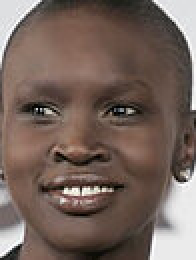
#> input picture test_img/alek.jpg, 98 x 130 px (shown 2 times larger)
$ python -i skin_detector.py   (imports and definitions only)
#> lines starting #> are read from the running program, lines starting #| are printed output that depends on the picture; after the words box and inside, x2 and y2 are one past the last pixel; in counts of white or black regions, pixels touching at a corner belong together
### color_classifier.py
import pandas as pd
import numpy as np
from sklearn.model_selection import train_test_split
from sklearn.ensemble import RandomForestClassifier
from sklearn.metrics import accuracy_score
from sklearn.preprocessing import LabelEncoder

class ColorClassifier:
    def __init__(self, csv_path='datasets/colors.csv', test_size=0.2, random_state=42):
        self.csv_path = csv_path
        self.test_size = test_size
        self.random_state = random_state
        self.model = RandomForestClassifier()

        # Load data and perform initial setup
        self.setup()

    def setup(self):
        self.load_data()
        self.preprocess_data()
        self.train_model()
        self.evaluate_model()

    def load_data(self):
        # Read data from CSV file
        self.color_data = pd.read_csv(self.csv_path)

    def preprocess_data(self):
        # Preprocess the data
        X = self.color_data['color'].apply(self.hex_to_rgb).tolist()
        X = np.array(X) / 255.0  # Normalize RGB values
        y = LabelEncoder().fit_transform(self.color_data['type'])

        # Split the data into training and testing sets
        self.X_train, self.X_test, self.y_train, self.y_test = train_test_split(
            X, y, test_size=self.test_size, random_state=self.random_state
        )

    def train_model(self):
        # Train a RandomForestClassifier
        self.model.fit(self.X_train, self.y_train)

    def evaluate_model(self):
        # Make predictions on the test set
        y_pred = self.model.predict(self.X_test)

        # Evaluate the model
        accuracy = accuracy_score(self.y_test, y_pred)
        print(f'Model Accuracy: {accuracy}')

    def predict_color_type(self, new_color_hex):
        # Example prediction
        new_color_rgb = np.array(self.hex_to_rgb(new_color_hex)) / 255.0

        # Use the fitted LabelEncoder for inverse_transform
        predicted_label = self.model.predict([new_color_rgb])
        label_encoder = LabelEncoder().fit(self.color_data['type'])
        predicted_type = label_encoder.inverse_transform(predicted_label)
        return [new_color_hex, predicted_type[0]]

    def hex_to_rgb(self, hex_color):
        # Function to convert hex to RGB
        hex_color = hex_color.lstrip('#')
        return [int(hex_color[i:i+2], 16) for i in (0, 2, 4)]

# Example Usage
#color_classifier = ColorClassifier()
#color_classifier.predict_color_type('#EFCCBE')  # Replace with your hex color

### skin_detector.py
import numpy as np
import cv2
from sklearn.cluster import KMeans
from collections import Counter
import pprint
from color_classifier import ColorClassifier

class SkinDetector:
    def __init__(self, image_path):
#> called with image_path = 'test_img/alek.jpg'
        self.image_path = image_path
        self.image = cv2.imread(image_path)
#> self.image is the input picture: shape (130, 98, 3); mean B, G, R 91.6, 99.8, 117.5
        self.color_classifier = ColorClassifier()
#> (reads datasets/colors.csv from the repository)

    def extract_skin(self):
        img = self.image.copy()
        img = cv2.cvtColor(img, cv2.COLOR_BGR2HSV)
#> img: shape (130, 98, 3); mean H, S, V 18.4, 65.9, 117.7

        lower_threshold = np.array([2, 40, 2], dtype=np.uint8)
        upper_threshold = np.array([25, 255, 255], dtype=np.uint8)

        skin_mask = cv2.inRange(img, lower_threshold, upper_threshold)
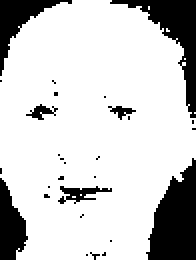
#> skin_mask: shape (130, 98) (shown 2 times larger); 80.1% white; 28 black regions (21 under 20 px), largest, box (x1, y1, x2, y2) and area: (73, 79, 98, 130) 850, (55, 0, 98, 59) 683, (0, 0, 36, 38) 388
        skin_mask = cv2.GaussianBlur(skin_mask, (5, 5), 0)
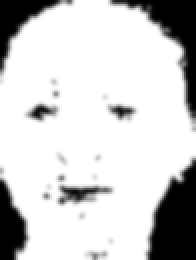
#> skin_mask: shape (130, 98) (shown 2 times larger); min 0, max 255, mean 204.2
        skin = cv2.bitwise_and(img, img, mask=skin_mask)
#> skin: shape (130, 98, 3); mean H, S, V 10.7, 65.3, 91.9

        detect_skin = cv2.cvtColor(skin, cv2.COLOR_HSV2BGR)
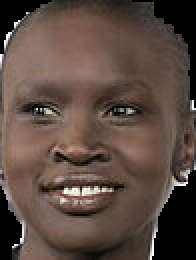
#> detect_skin: shape (130, 98, 3) (shown 2 times larger); mean B, G, R 65.6, 73.9, 91.9
        return detect_skin

    def remove_black(self, estimator_labels, estimator_cluster):
        has_black = False
        occurance_counter = Counter(estimator_labels)

        for x in occurance_counter.most_common(len(estimator_cluster)):
            color = [int(i) for i in estimator_cluster[x[0]].tolist()]

            if Counter(color) == Counter([0, 0, 0]):
                del occurance_counter[x[0]]
                has_black = True
                estimator_cluster = np.delete(estimator_cluster, x[0], 0)
                break

        return occurance_counter, estimator_cluster, has_black

    def get_color_information(self, estimator_labels, estimator_cluster, has_thresholding=False):
        occurance_counter = None
        color_information = []
        has_black = False

        if has_thresholding:
            occurance, cluster, black = self.remove_black(estimator_labels, estimator_cluster)
            occurance_counter = occurance
            estimator_cluster = cluster
            has_black = black
        else:
            occurance_counter = Counter(estimator_labels)

        total_occurance = sum(occurance_counter.values())

        for x in occurance_counter.most_common(len(estimator_cluster)):
            index = int(x[0])
            index = (index-1) if (has_thresholding and has_black and (int(index) != 0)) else index
            color = estimator_cluster[index].tolist()
            color_percentage = (x[1] / total_occurance)
            color_info = {"cluster_index": index, "color": color, "color_percentage": color_percentage}
            color_information.append(color_info)

        return color_information

    def extract_dominant_color(self, number_of_colors=5, has_thresholding=False):
#> called with number_of_colors = 5, has_thresholding = False
        if has_thresholding:
            number_of_colors += 1

        img = self.image.copy()
        img = cv2.cvtColor(img, cv2.COLOR_BGR2RGB)
        img = img.reshape((img.shape[0] * img.shape[1]), 3)

        estimator = KMeans(n_clusters=number_of_colors, random_state=0)
        estimator.fit(img)

        color_information = self.get_color_information(estimator.labels_, estimator.cluster_centers_, has_thresholding)
        return color_information

    def hex_to_rgb(self, hex_color):
        hex_color = hex_color.lstrip('#')
        return [int(hex_color[i:i + 2], 16) for i in (0, 2, 4)]

    def rgb_to_hex(self, rgb):
        # Ensure the RGB values are in the valid range (0 to 255)
        rgb = [max(0, min(255, x)) for x in rgb]

        # Convert RGB to hexadecimal
        hex_color = "#{:02x}{:02x}{:02x}".format(rgb[0], rgb[1], rgb[2])

        return hex_color

    def plot_color_bar(self, color_information):
        color_bar = np.zeros((100, 500, 3), dtype="uint8")
        top_x = 0

        for x in color_information:
            bottom_x = top_x + (x["color_percentage"] * color_bar.shape[1])
            color = tuple(map(int, (x['color'])))
            cv2.rectangle(color_bar, (int(top_x), 0), (int(bottom_x), color_bar.shape[0]), color, -1)
            top_x = bottom_x

        return color_bar

    def pretty_print_data(self, color_info):
        for x in color_info:
            print(pprint.pformat(x))
            print()

    def process_image(self, number_of_colors=5, has_thresholding=False):
        skin = self.extract_skin()
        dominant_colors = self.extract_dominant_color(number_of_colors, has_thresholding)

        rgb_int = [round(x) for x in dominant_colors[0]['color']]
        if(rgb_int[0] < 30 and rgb_int[1] < 30 and rgb_int[2] < 30):
            rgb_int = [round(x) for x in dominant_colors[1]['color']]

        hex_color = self.rgb_to_hex(rgb_int)
        #print(hex_color)
        #self.pretty_print_data(dominant_colors)
        return self.color_classifier.predict_color_type(hex_color)

>>> result = SkinDetector('test_img/alek.jpg').process_image()
